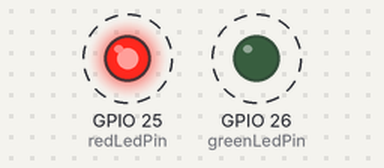
Bench run of a sketch on a simulated ESP32. Parts: output pins drawn as LEDs (lit = HIGH). Dashed ring = blinking.

Above: at 0.2 s.
Timing chart, 0 to 4.6 s (numbered marks = the images above):
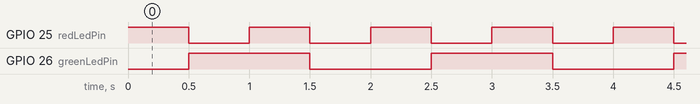

Measured:
- by itself, GPIO 25 (redLedPin): alternates HIGH for 0.50 s and LOW for 0.50 s
- by itself, GPIO 26 (greenLedPin): alternates HIGH for 1.0 s and LOW for 1.0 s
- by itself, everything shown: repeats every 2.0 s, in 4 steps

The sketch:

basic-LED-Xmas.ino
```cpp
// Define LED pins
const int redLedPin = 25;  // GPIO pin for the red LED
const int greenLedPin = 26; // GPIO pin for the green LED

void setup() {
  // Initialize the LED pins as outputs
  pinMode(redLedPin, OUTPUT);
  pinMode(greenLedPin, OUTPUT);
}

void loop() {
  // Christmas effect: blink red and green alternately
  digitalWrite(redLedPin, HIGH);  // Turn on the red LED
  digitalWrite(greenLedPin, LOW); // Turn off the green LED
  delay(500);                     // Wait for 500ms

  digitalWrite(redLedPin, LOW);   // Turn off the red LED
  digitalWrite(greenLedPin, HIGH);// Turn on the green LED
  delay(500);                     // Wait for 500ms

  // Both LEDs on for a combined effect
  digitalWrite(redLedPin, HIGH);
  digitalWrite(greenLedPin, HIGH);
  delay(500);

  // Both LEDs off
  digitalWrite(redLedPin, LOW);
  digitalWrite(greenLedPin, LOW);
  delay(500);
}
```
